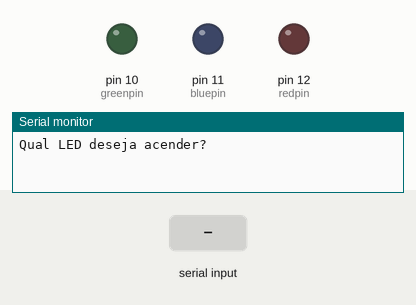
Recording of a sketch running on a simulated Arduino Uno, built with avr-gcc and run on an emulated ATmega328P. On the bench: output pins drawn as LEDs (lit = HIGH), the last lines printed to the serial monitor. The test bench sets the inputs (shaded band).

Above: at 1.2 s.
1.3 s: "vermelho" received over Serial
At 3.5 s:
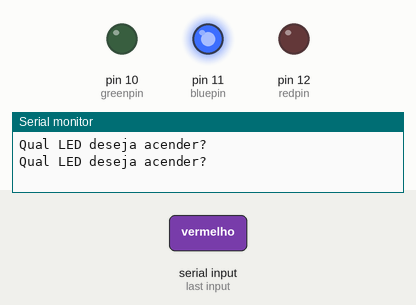
Timing chart, 0 to 5.0 s (numbered marks = the images above; inputs shaded):
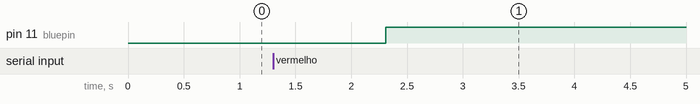

The sketch:

aula_19_parsingstrings1.ino
```cpp
int redpin = 12;
int bluepin = 11;
int greenpin = 10;
String myLed;
String ask="Qual LED deseja acender?";
String sair="Envie qualquer letra para sair!";

void setup(){
	pinMode(redpin, OUTPUT);
	pinMode(greenpin, OUTPUT);
	pinMode(bluepin, OUTPUT);
	Serial.begin(9600);
}

void loop(){
  Serial.println(ask);
  while (Serial.available() == 0){
  }
  myLed = Serial.readString();
  if (myLed == "vermelho" || "Vermelho"){
  digitalWrite(redpin, HIGH);
  digitalWrite(greenpin, LOW);
  digitalWrite(bluepin, LOW);
  }
  if (myLed == "verde" || "Verde"){
  digitalWrite(redpin, LOW);
  digitalWrite(greenpin, HIGH);
  digitalWrite(bluepin, LOW);
  }
  if (myLed == "azul" || "Azul") {
  digitalWrite(redpin, LOW);
  digitalWrite(greenpin, LOW);
  digitalWrite(bluepin, HIGH);
  }
}
```

Measured:
- after the input at 1.3 s, pin 11 (bluepin): LOW → HIGH after 1.0 s
